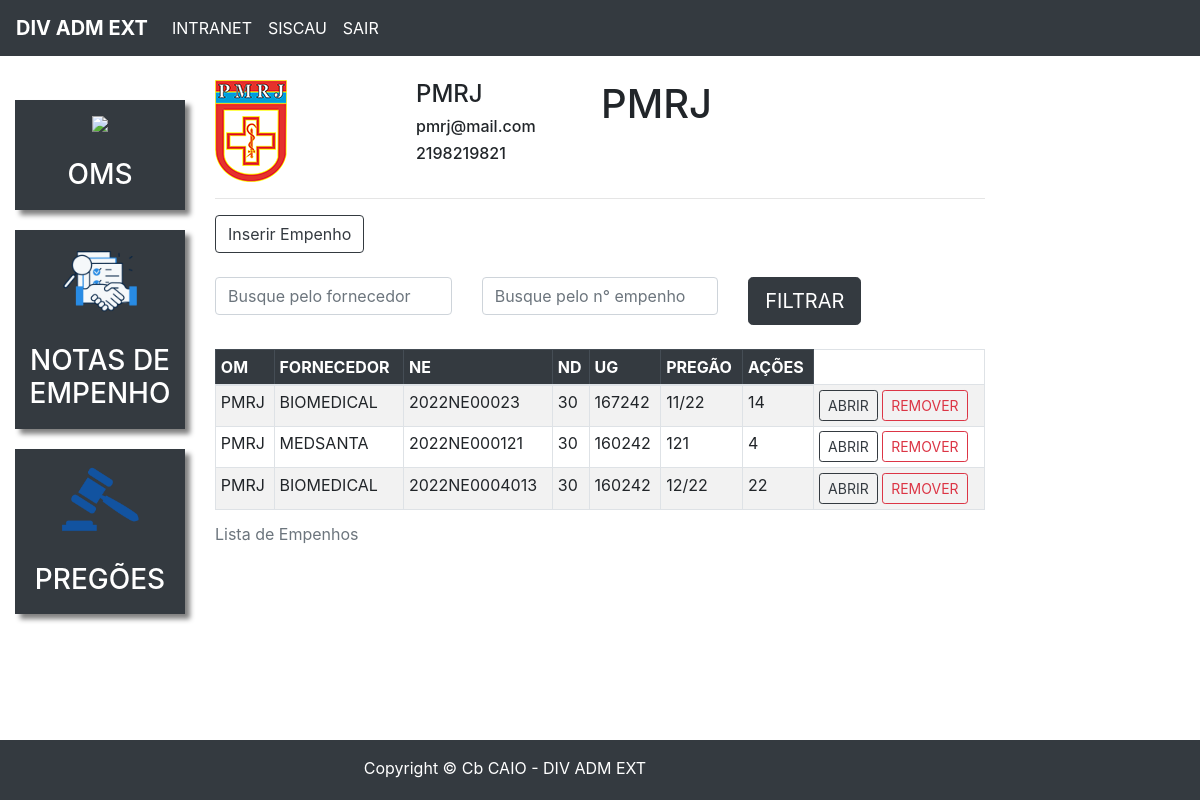
Before: /om_empenhos_id/2/ (signed in) with the older database file.
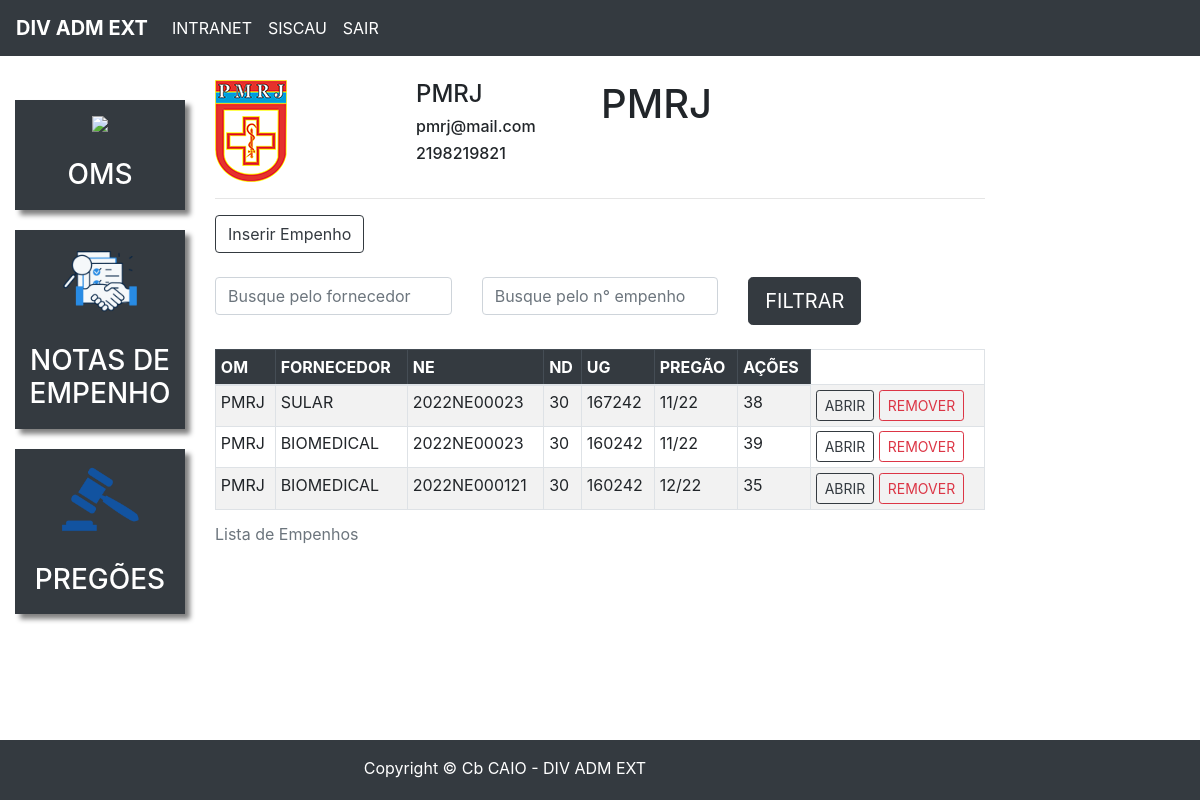
After: the same page with the newer database file.
### plataforma/models.py (models this page shows, shortened)
class Empenho(models.Model):
    LISTA_ND = (
        ("30", '30'),
        ("39", '30'),
        ("52", '30'),
    )
    LISTA_UG = (
        ("160242", '160242'),
        ("167242", '167242'),
    )
    LISTA_FORNECEDOR = (
        ('BIOMEDICAL', 'BIOMEDICAL'),
        ('SULAR', 'SULAR'),
        ('MEDSANTA', 'MEDSANTA'),
    )
    om = models.ForeignKey(Om, on_delete=models.CASCADE)
    fornecedor = models.CharField(max_length=50, choices=LISTA_FORNECEDOR)
    nd = models.CharField(max_length=2,choices=LISTA_ND)
    ug = models.CharField(max_length=6,choices=LISTA_UG)
    pregao = models.CharField(max_length=8)
    data = models.DateField()
    numero = models.IntegerField()
    pdf = models.FileField(upload_to="pdf")

class Om(models.Model):
    LISTA_OMS = (
        ('PMPV', 'PMPV'),
        ('PMRJ', 'PMRJ'),
        ('PMN', 'PMN'),
        ('IBEX', 'IBEX'),
        ('HCE', 'HCE'),
        ('OCEX', 'OCEX'),
        ('HMR', 'HMR'),
        ('HGERJ', 'HGERJ'),
        ('PM Gu VV', 'PM Gu VV'),
        ('LQFEX', 'LQFEX'),
        )
    sigla = models.CharField(max_length=10, choices=LISTA_OMS)
    foto = models.ImageField(upload_to="imagens")
    email = models.EmailField(null=True)
    telefone = models.IntegerField(null=True)
    def __str__(self):
        return self.sigla

### plataforma/views.py (the view)
# urls.py: path('om_empenhos_id/<str:id>/', views.om_empenhos_id, name='om_empenhos_id'),
@login_required(login_url='/auth/logar/')
def om_empenhos_id(request, id):
    om = Om.objects.get(id=id)
    empenhos = Empenho.objects.filter(om_id=id).order_by('numero')
    try:
        form_empenho = EmpenhoForms()
        return render(request, 'om_empenhos_id.html',{'om':om, 'empenhos':empenhos, 'form_empenho':form_empenho})
    except:
        form_empenho = EmpenhoForms()
        return render(request, 'om_empenhos_id.html',{'om':om, 'empenhos':empenhos, 'form_empenho':form_empenho})

### plataforma/forms.py
class EmpenhoForms(forms.ModelForm):
    class Meta:
        model = Empenho
        fields = ('om','fornecedor', 'nd', 'ug','pregao','data', 'numero', 'pdf')

### plataforma/templates/om_empenhos_id.html (shortened to what this page needs)
{% extends 'base_plataforma.html' %}
{% load static %}
{% block 'plataforma' %}
    <br>
    <div class="row">
        <div class="col-md-3">
            <img src="{{ om.foto.url}}">
            </div>
            <div class="col-md-3 dados descricao">
            <h4>{{om.sigla}}</h4>
            <h6>{{om.email}}</h6>
            <h6>{{om.telefone}}</h6>
        </div>
        <h1>{{om.sigla}}</h1>
    </div>
    <hr>
    <button type="button" class="btn btn-outline-dark" data-toggle="modal" data-target="#modal">
        Inserir Empenho
    </button>
    <br>
    <br>
    <form>
        <div class="row" action="{% url 'inserir_empenho' om.id%}" method="GET">
                <div class="col-md-4">
                    <input type="text" placeholder="Busque pelo fornecedor" class="form-control" name="fornecedor">
                </div>
                <div class="col-md-4">
                    <input type="text" placeholder="Busque pelo n° empenho" class="form-control" name="numero_empenho">
                </div>
            <div class="col-md-3">
                <input type="submit" value="FILTRAR" class="btn btn-lg btn-dark">
            </div>
        </div>
        </form>
    <br>
    <div class='scroll'>
        <table class="table table-striped table-bordered table-hover table-sm ">
            <caption>Lista de Empenhos</caption>
            <thead class='table-dark '>
            <tr>
            <th>OM</th>
            <th>FORNECEDOR</th>
            <th>NE</th>
            <th>ND</th>
            <th>UG</th>
            <th>PREGÃO</th>
            <th>AÇÕES</th>
            </tr>
            </thead >
            <tbody>
            {% for i in empenhos %}
            <tr>
                <td>{{i.om}}</td>
                <td>{{i.fornecedor }}</td>
                <td>2022NE000{{i.numero}}</td>
                <td>{{i.nd}}</td>
                <td>{{i.ug }}</td>
                <td>{{i.pregao}}</td>
                <td>{{i.id}}
                <td>
                    <a href="{{ i.pdf.url }}" target="_blank" rel="noopener noreferrer"><button type="button" class="btn btn-outline-dark btn-sm">
                        ABRIR
                        </button></a>
                    <button type="button" class="btn btn-outline-danger btn-sm" data-toggle="modal" data-target="#exampleModal">
                        REMOVER
                        </button>
                </td>
            </tr>
            {% empty %}
            <td> SEM EMPENHOS</td>
            {% endfor %}
            </tbody>
        </table>
        </div>
{% endblock%}

Changed rows visible on the page:
removed Empenho: om "PMRJ", fornecedor "BIOMEDICAL", numero "23", nd "30", ug "167242", pregao "11/22", id "14"
removed Empenho: om "PMRJ", fornecedor "MEDSANTA", numero "121", nd "30", ug "160242", pregao "121", id "4"
removed Empenho: om "PMRJ", fornecedor "BIOMEDICAL", numero "4013", nd "30", ug "160242", pregao "12/22", id "22"
added Empenho: om "PMRJ", fornecedor "SULAR", numero "23", nd "30", ug "167242", pregao "11/22", id "38"
added Empenho: om "PMRJ", fornecedor "BIOMEDICAL", numero "23", nd "30", ug "160242", pregao "11/22", id "39"
added Empenho: om "PMRJ", fornecedor "BIOMEDICAL", numero "121", nd "30", ug "160242", pregao "12/22", id "35"
